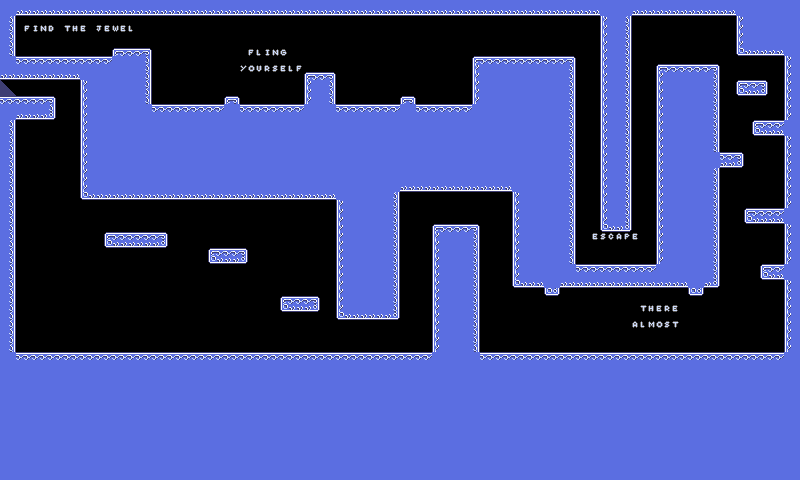

A 2D game scene composited from a Tiled map and its tileset images. What follows is a short description and the map's XML, with each tile layer's data collapsed to a summary:
An orthogonal 100x60 tile map with 8x8 px tiles, 1 tile layer (map) and 7 objects (3x vertical, 2x horizontal, player, jewel).

<map version="1.0" orientation="orthogonal" renderorder="right-down" width="100" height="60" tilewidth="8" tileheight="8" nextobjectid="13">
 <tileset firstgid="1" name="atlas" tilewidth="8" tileheight="8" tilecount="256" columns="16">
  <image source="../../gfx/atlas.bmp" trans="222034" width="128" height="128" />
  <terraintypes>
   <terrain name="floor" tile="-1" />
  </terraintypes>
  <tile id="64" terrain="0,0,0,0" />
  <tile id="65" terrain="0,0,0,0" />
  <tile id="66" terrain="0,0,0,0" />
  <tile id="68" terrain="0,0,0,0" />
  <tile id="69" terrain="0,0,0,0" />
  <tile id="70" terrain="0,0,0,0" />
  <tile id="72" terrain="0,0,0,0" />
  <tile id="73" terrain="0,0,0,0" />
  <tile id="74" terrain="0,0,0,0" />
  <tile id="76" terrain="0,0,0,0" />
  <tile id="77" terrain="0,0,0,0" />
  <tile id="78" terrain="0,0,0,0" />
  <tile id="80" terrain="0,0,0,0" />
  <tile id="81" terrain="0,0,0,0" />
  <tile id="82" terrain="0,0,0,0" />
  <tile id="84" terrain="0,0,0,0" />
  <tile id="85" terrain="0,0,0,0" />
  <tile id="86" terrain="0,0,0,0" />
  <tile id="88" terrain="0,0,0,0" />
  <tile id="89" terrain="0,0,0,0" />
  <tile id="90" terrain="0,0,0,0" />
  <tile id="92" terrain="0,0,0,0" />
  <tile id="93" terrain="0,0,0,0" />
  <tile id="94" terrain="0,0,0,0" />
  <tile id="96" terrain="0,0,0,0" />
  <tile id="97" terrain="0,0,0,0" />
  <tile id="98" terrain="0,0,0,0" />
  <tile id="100" terrain="0,0,0,0" />
  <tile id="101" terrain="0,0,0,0" />
  <tile id="102" terrain="0,0,0,0" />
  <tile id="104" terrain="0,0,0,0" />
  <tile id="105" terrain="0,0,0,0" />
  <tile id="106" terrain="0,0,0,0" />
  <tile id="108" terrain="0,0,0,0" />
  <tile id="109" terrain="0,0,0,0" />
  <tile id="110" terrain="0,0,0,0" />
 </tileset>
 <layer name="map" width="100" height="60">
  <data>[6000 cells, 3709 non-empty, 31 distinct tile ids]</data>
 </layer>
 <objectgroup name="obj">
  <object id="1" name="player" type="player" gid="113" x="32" y="56" width="8" height="8" />
  <object id="2" name="jewel" type="jewel" gid="128" x="24" y="96" width="8" height="8" />
  <object id="4" name="vertical" type="vertical" gid="126" x="612" y="264" width="8" height="8" />
  <object id="9" name="vertical" type="vertical" gid="126" x="448" y="200" width="8" height="8" />
  <object id="10" name="vertical" type="vertical" gid="126" x="112" y="256" width="8" height="8" />
  <object id="11" name="horizontal" type="horizontal" gid="126" x="680" y="24" width="8" height="8" />
  <object id="12" name="horizontal" type="horizontal" gid="126" x="744" y="232" width="8" height="8" />
 </objectgroup>
</map>
